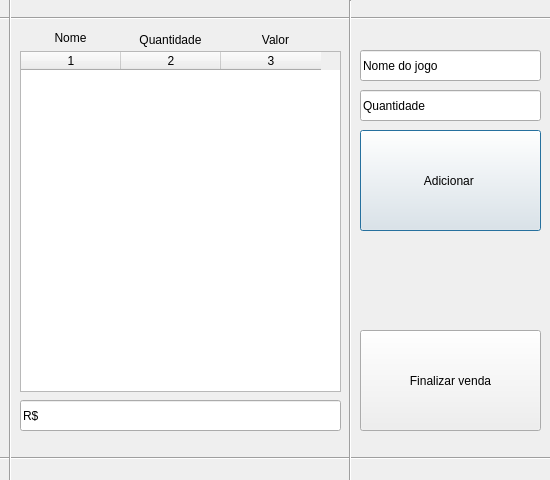
<?xml version="1.0" encoding="UTF-8"?>
<ui version="4.0">
 <class>venda</class>
 <widget class="QDialog" name="venda">
  <property name="geometry">
   <rect>
    <x>0</x>
    <y>0</y>
    <width>550</width>
    <height>480</height>
   </rect>
  </property>
  <property name="minimumSize">
   <size>
    <width>550</width>
    <height>480</height>
   </size>
  </property>
  <property name="maximumSize">
   <size>
    <width>550</width>
    <height>480</height>
   </size>
  </property>
  <property name="windowTitle">
   <string>Venda</string>
  </property>
  <widget class="QLineEdit" name="nomeedit">
   <property name="geometry">
    <rect>
     <x>360</x>
     <y>50</y>
     <width>181</width>
     <height>31</height>
    </rect>
   </property>
   <property name="text">
    <string>Nome do jogo</string>
   </property>
  </widget>
  <widget class="QPushButton" name="adicionar">
   <property name="geometry">
    <rect>
     <x>360</x>
     <y>130</y>
     <width>181</width>
     <height>101</height>
    </rect>
   </property>
   <property name="text">
    <string>Adicionar </string>
   </property>
   <property name="autoDefault">
    <bool>true</bool>
   </property>
  </widget>
  <widget class="QPushButton" name="fim">
   <property name="geometry">
    <rect>
     <x>360</x>
     <y>330</y>
     <width>181</width>
     <height>101</height>
    </rect>
   </property>
   <property name="text">
    <string>Finalizar venda</string>
   </property>
   <property name="autoDefault">
    <bool>false</bool>
   </property>
  </widget>
  <widget class="Line" name="line">
   <property name="geometry">
    <rect>
     <x>0</x>
     <y>10</y>
     <width>551</width>
     <height>16</height>
    </rect>
   </property>
   <property name="orientation">
    <enum>Qt::Horizontal</enum>
   </property>
  </widget>
  <widget class="Line" name="line_2">
   <property name="geometry">
    <rect>
     <x>0</x>
     <y>450</y>
     <width>551</width>
     <height>16</height>
    </rect>
   </property>
   <property name="orientation">
    <enum>Qt::Horizontal</enum>
   </property>
  </widget>
  <widget class="QLabel" name="label">
   <property name="geometry">
    <rect>
     <x>20</x>
     <y>30</y>
     <width>101</width>
     <height>16</height>
    </rect>
   </property>
   <property name="text">
    <string>&lt;html&gt;&lt;head/&gt;&lt;body&gt;&lt;p align=&quot;center&quot;&gt;Nome&lt;/p&gt;&lt;/body&gt;&lt;/html&gt;</string>
   </property>
  </widget>
  <widget class="QLabel" name="label_2">
   <property name="geometry">
    <rect>
     <x>220</x>
     <y>20</y>
     <width>111</width>
     <height>41</height>
    </rect>
   </property>
   <property name="text">
    <string>&lt;html&gt;&lt;head/&gt;&lt;body&gt;&lt;p align=&quot;center&quot;&gt;Valor&lt;/p&gt;&lt;/body&gt;&lt;/html&gt;</string>
   </property>
  </widget>
  <widget class="Line" name="line_3">
   <property name="geometry">
    <rect>
     <x>0</x>
     <y>-10</y>
     <width>20</width>
     <height>491</height>
    </rect>
   </property>
   <property name="orientation">
    <enum>Qt::Vertical</enum>
   </property>
  </widget>
  <widget class="Line" name="line_4">
   <property name="geometry">
    <rect>
     <x>340</x>
     <y>0</y>
     <width>20</width>
     <height>501</height>
    </rect>
   </property>
   <property name="orientation">
    <enum>Qt::Vertical</enum>
   </property>
  </widget>
  <widget class="QTableWidget" name="tableWidget">
   <property name="geometry">
    <rect>
     <x>20</x>
     <y>51</y>
     <width>321</width>
     <height>341</height>
    </rect>
   </property>
   <property name="editTriggers">
    <set>QAbstractItemView::NoEditTriggers</set>
   </property>
   <property name="columnCount">
    <number>3</number>
   </property>
   <column/>
   <column/>
   <column/>
  </widget>
  <widget class="QLineEdit" name="qtdedit">
   <property name="geometry">
    <rect>
     <x>360</x>
     <y>90</y>
     <width>181</width>
     <height>31</height>
    </rect>
   </property>
   <property name="text">
    <string>Quantidade</string>
   </property>
  </widget>
  <widget class="QLabel" name="label_3">
   <property name="geometry">
    <rect>
     <x>120</x>
     <y>30</y>
     <width>101</width>
     <height>20</height>
    </rect>
   </property>
   <property name="text">
    <string>&lt;html&gt;&lt;head/&gt;&lt;body&gt;&lt;p align=&quot;center&quot;&gt;Quantidade&lt;/p&gt;&lt;/body&gt;&lt;/html&gt;</string>
   </property>
  </widget>
  <widget class="QLineEdit" name="lineEdit">
   <property name="geometry">
    <rect>
     <x>20</x>
     <y>400</y>
     <width>321</width>
     <height>31</height>
    </rect>
   </property>
   <property name="inputMask">
    <string>R$ 00000000</string>
   </property>
   <property name="readOnly">
    <bool>true</bool>
   </property>
  </widget>
 </widget>
 <tabstops>
  <tabstop>nomeedit</tabstop>
  <tabstop>qtdedit</tabstop>
  <tabstop>adicionar</tabstop>
  <tabstop>fim</tabstop>
  <tabstop>tableWidget</tabstop>
  <tabstop>lineEdit</tabstop>
 </tabstops>
 <resources/>
 <connections/>
</ui>
